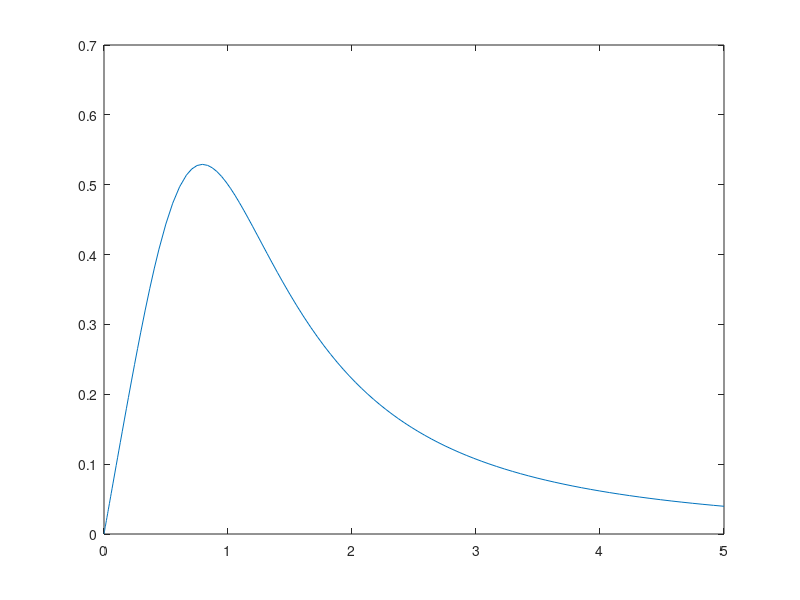
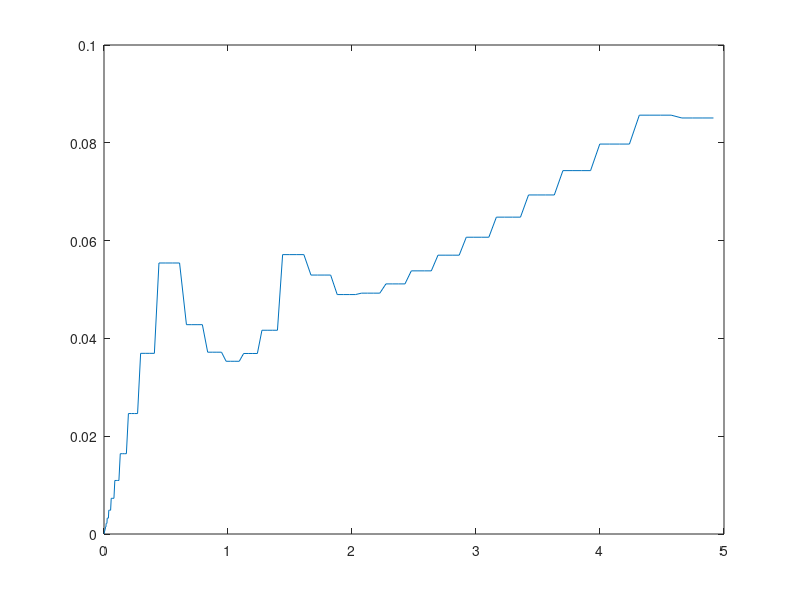

The MATLAB source for these figures, in order:
clear all
close all
clc

% 5.1
dx = @(t, x) -3*t*x^2 + 1/(1 + t^3);

ts = [0, 5];
x0 = 0;

% Mostrar en consola la tabla :P
fprintf('RelTol\t AbsTol\t\t max...\n')
for k = 2:5
    relTol = 10^(-k);
    absTol = 10^-(k + 2);
    options = odeset('RelTol', relTol, 'AbsTol', absTol);
    
    [t, x] = ode45(dx, ts, x0, options);
    
    % Sol exacta
    xe = t./(1 + t.^3);
    fprintf('%.0e \t %.0e \t %1.4f\n', relTol, absTol, max(abs(x - xe)));
end

% Copy-paste del pdf
figure(1)
plot(t,t./(1+t.^3))
figure(2)
plot(t(1:end-1),t(2:end)-t(1:end-1))
